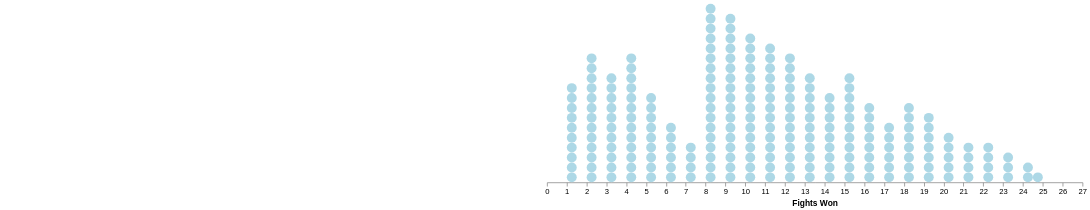

Specify this chart in Vega-Lite:
### Vega specification from a JSON file in a GitHub repository (floating-point values rounded to 4 significant figures; data arrays with more than 128 entries replaced by an {"elided": "..."} marker saying what was removed)
{"$schema": "https://vega.github.io/schema/vega/v5.json", "description": "A dot plot example depicting the distribution of animal sleep times.", "width": 700, "padding": 5, "signals": [{"name": "step", "value": 0.5}, {"name": "offset", "value": "zero", "bind": {"input": "radio", "options": ["zero", "center"]}}, {"name": "size", "update": "scale('x', step) - scale('x', 0)"}, {"name": "area", "update": "size * size"}, {"name": "ddh", "update": "(span(ddext) + 1) * size"}, {"name": "hdh", "update": "(span(hdext) + 1) * size"}, {"name": "height", "update": "max(ddh, hdh)"}], "data": [{"name": "points", "values": {"elided": "222 int values"}, "transform": [{"type": "dotbin", "field": "data"}, {"type": "stack", "groupby": ["bin"], "offset": {"signal": "offset"}, "as": ["d0", "d1"]}, {"type": "extent", "field": "d1", "signal": "ddext"}, {"type": "extent", "field": "data", "signal": "ext"}, {"type": "bin", "field": "data", "step": {"signal": "step"}, "extent": {"signal": "ext"}}, {"type": "stack", "offset": {"signal": "offset"}, "groupby": ["bin0"]}, {"type": "extent", "field": "y0", "signal": "hdext"}]}], "params": [{"name": "highlight", "select": {"type": "point", "on": "mouseover"}}, {"name": "select", "select": "point"}], "scales": [{"name": "x", "domain": [1, 27], "range": "width"}, {"name": "ddy", "domain": {"signal": "[0, ddh / size]"}, "range": {"signal": "[height, height - ddh]"}}, {"name": "hdy", "domain": {"signal": "[0, hdh / size]"}, "range": {"signal": "[height, height - hdh]"}}], "marks": [{"type": "group", "encode": {"update": {"x": {"signal": "width + 10"}, "width": {"signal": "width"}, "height": {"signal": "height"}}}, "axes": [{"scale": "x", "orient": "bottom", "tickCount": 27, "title": "Fights Won"}], "marks": [{"type": "symbol", "from": {"data": "points"}, "encode": {"update": {"x": {"scale": "x", "signal": "(datum.bin0 + datum.bin1) / 2"}, "y": {"scale": "hdy", "signal": "datum.y0 + 0.5"}, "size": {"signal": "area"}, "fill": {"value": "lightblue"}}}}]}]}
